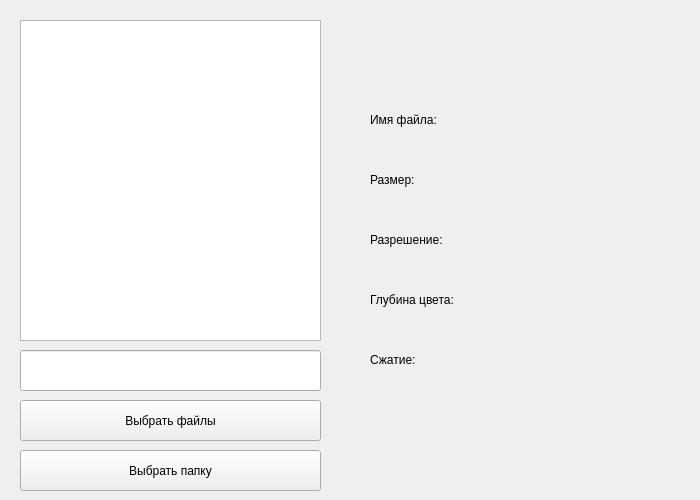
<?xml version="1.0" encoding="UTF-8"?>
<ui version="4.0">
 <class>Widget</class>
 <widget class="QWidget" name="Widget">
  <property name="geometry">
   <rect>
    <x>0</x>
    <y>0</y>
    <width>700</width>
    <height>500</height>
   </rect>
  </property>
  <property name="windowTitle">
   <string>Widget</string>
  </property>
  <widget class="QListView" name="listView">
   <property name="geometry">
    <rect>
     <x>20</x>
     <y>20</y>
     <width>301</width>
     <height>321</height>
    </rect>
   </property>
  </widget>
  <widget class="QLabel" name="Label_1">
   <property name="geometry">
    <rect>
     <x>370</x>
     <y>100</y>
     <width>100</width>
     <height>40</height>
    </rect>
   </property>
   <property name="frameShape">
    <enum>QFrame::Shape::NoFrame</enum>
   </property>
   <property name="frameShadow">
    <enum>QFrame::Shadow::Plain</enum>
   </property>
   <property name="text">
    <string>Имя файла:</string>
   </property>
   <property name="alignment">
    <set>Qt::AlignmentFlag::AlignLeading|Qt::AlignmentFlag::AlignLeft|Qt::AlignmentFlag::AlignVCenter</set>
   </property>
  </widget>
  <widget class="QLabel" name="Label_5">
   <property name="geometry">
    <rect>
     <x>370</x>
     <y>160</y>
     <width>100</width>
     <height>40</height>
    </rect>
   </property>
   <property name="frameShape">
    <enum>QFrame::Shape::NoFrame</enum>
   </property>
   <property name="frameShadow">
    <enum>QFrame::Shadow::Plain</enum>
   </property>
   <property name="text">
    <string>Размер:</string>
   </property>
   <property name="alignment">
    <set>Qt::AlignmentFlag::AlignLeading|Qt::AlignmentFlag::AlignLeft|Qt::AlignmentFlag::AlignVCenter</set>
   </property>
  </widget>
  <widget class="QLabel" name="Label_3">
   <property name="geometry">
    <rect>
     <x>370</x>
     <y>220</y>
     <width>100</width>
     <height>40</height>
    </rect>
   </property>
   <property name="frameShape">
    <enum>QFrame::Shape::NoFrame</enum>
   </property>
   <property name="frameShadow">
    <enum>QFrame::Shadow::Plain</enum>
   </property>
   <property name="text">
    <string>Разрешение:</string>
   </property>
   <property name="alignment">
    <set>Qt::AlignmentFlag::AlignLeading|Qt::AlignmentFlag::AlignLeft|Qt::AlignmentFlag::AlignVCenter</set>
   </property>
  </widget>
  <widget class="QLabel" name="Label_4">
   <property name="geometry">
    <rect>
     <x>370</x>
     <y>280</y>
     <width>111</width>
     <height>40</height>
    </rect>
   </property>
   <property name="frameShape">
    <enum>QFrame::Shape::NoFrame</enum>
   </property>
   <property name="frameShadow">
    <enum>QFrame::Shadow::Plain</enum>
   </property>
   <property name="text">
    <string>Глубина цвета:</string>
   </property>
  </widget>
  <widget class="QLabel" name="Label_2">
   <property name="geometry">
    <rect>
     <x>370</x>
     <y>340</y>
     <width>100</width>
     <height>40</height>
    </rect>
   </property>
   <property name="frameShape">
    <enum>QFrame::Shape::Box</enum>
   </property>
   <property name="frameShadow">
    <enum>QFrame::Shadow::Plain</enum>
   </property>
   <property name="lineWidth">
    <number>0</number>
   </property>
   <property name="midLineWidth">
    <number>0</number>
   </property>
   <property name="text">
    <string>Сжатие:</string>
   </property>
   <property name="alignment">
    <set>Qt::AlignmentFlag::AlignLeading|Qt::AlignmentFlag::AlignLeft|Qt::AlignmentFlag::AlignVCenter</set>
   </property>
  </widget>
  <widget class="QLabel" name="FileName">
   <property name="geometry">
    <rect>
     <x>490</x>
     <y>110</y>
     <width>120</width>
     <height>20</height>
    </rect>
   </property>
   <property name="text">
    <string/>
   </property>
  </widget>
  <widget class="QLineEdit" name="lineEdit">
   <property name="geometry">
    <rect>
     <x>20</x>
     <y>350</y>
     <width>301</width>
     <height>41</height>
    </rect>
   </property>
   <property name="frame">
    <bool>true</bool>
   </property>
   <property name="readOnly">
    <bool>true</bool>
   </property>
  </widget>
  <widget class="QLabel" name="Contraction">
   <property name="geometry">
    <rect>
     <x>510</x>
     <y>350</y>
     <width>100</width>
     <height>20</height>
    </rect>
   </property>
   <property name="text">
    <string/>
   </property>
  </widget>
  <widget class="QLabel" name="Resolution">
   <property name="geometry">
    <rect>
     <x>510</x>
     <y>230</y>
     <width>120</width>
     <height>20</height>
    </rect>
   </property>
   <property name="text">
    <string/>
   </property>
  </widget>
  <widget class="QLabel" name="Color_depth">
   <property name="geometry">
    <rect>
     <x>510</x>
     <y>290</y>
     <width>100</width>
     <height>20</height>
    </rect>
   </property>
   <property name="text">
    <string/>
   </property>
  </widget>
  <widget class="QLabel" name="Size">
   <property name="geometry">
    <rect>
     <x>490</x>
     <y>170</y>
     <width>120</width>
     <height>20</height>
    </rect>
   </property>
   <property name="text">
    <string/>
   </property>
  </widget>
  <widget class="QPushButton" name="multiChoice">
   <property name="geometry">
    <rect>
     <x>20</x>
     <y>400</y>
     <width>301</width>
     <height>41</height>
    </rect>
   </property>
   <property name="text">
    <string>Выбрать файлы</string>
   </property>
  </widget>
  <widget class="QPushButton" name="selectFolderButton">
   <property name="geometry">
    <rect>
     <x>20</x>
     <y>450</y>
     <width>301</width>
     <height>41</height>
    </rect>
   </property>
   <property name="text">
    <string>Выбрать папку</string>
   </property>
  </widget>
 </widget>
 <resources/>
 <connections/>
</ui>
